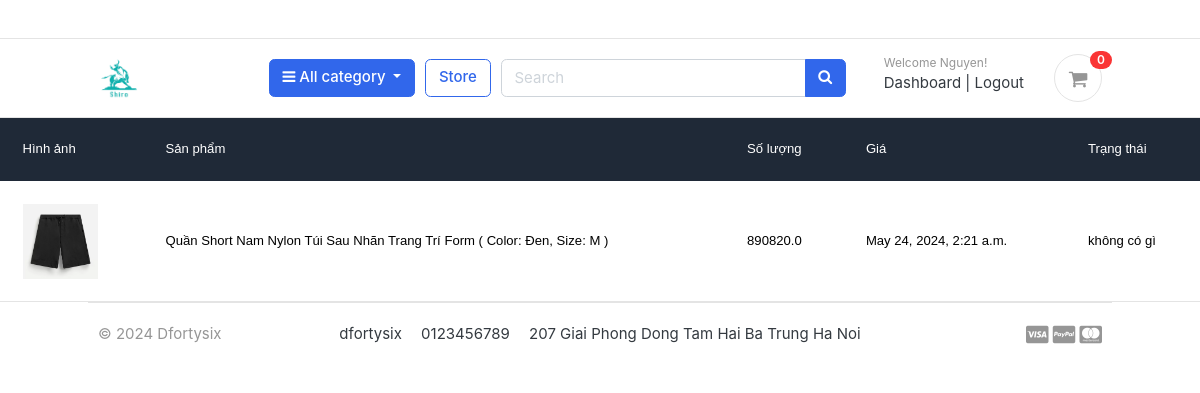
Screenshot of /accounts/dashboard/ORD20245241w109fxl66csbclq7o0z4bor5fso6pyn8890820.0 (signed in) with the database file from the repository.
### accounts/models.py (models this page shows, shortened)
class Account(AbstractBaseUser):
    first_name = models.CharField(max_length=50)
    last_name = models.CharField(max_length=50)
    username = models.CharField(max_length=50, unique=True)
    email = models.EmailField(max_length=100, unique=True)
    phone_number = models.CharField(max_length=50)
    date_joined = models.DateTimeField(auto_now_add=True)
    last_login = models.DateTimeField(auto_now_add=True)
    is_admin = models.BooleanField(default=False)
    is_staff = models.BooleanField(default=False)
    is_active = models.BooleanField(default=False)
    is_superadmin = models.BooleanField(default=False)
    USERNAME_FIELD = 'email'    # Trường quyêt định khi login
    REQUIRED_FIELDS = ['username', 'first_name', 'last_name']    # Các trường yêu cầu khi đk tài khoản (mặc định đã có email), mặc định có password
    objects = MyAccountManager()

### orders/models.py (models this page shows, shortened)
class OrderProduct(models.Model):
    order = models.ForeignKey(Order, on_delete=models.CASCADE)
    user = models.ForeignKey(Account, on_delete=models.CASCADE)
    product = models.ForeignKey(Product, on_delete=models.CASCADE)
    variations = models.ManyToManyField(Variation, blank=True)
    quantity = models.IntegerField()
    product_price = models.FloatField()
    ordered = models.BooleanField(default=False)
    created_at = models.DateTimeField(auto_now_add=True)
    updated_at = models.DateTimeField(auto_now=True)

class Order(models.Model):
    STATUS = (
        ('New', 'New'),
        ('Accepted', 'Accepted'),
        ('Completed', 'Completed'),
        ('Cancelled', 'Cancelled'),
    )
    user = models.ForeignKey(Account, on_delete=models.SET_NULL, null=True)
    order_number = models.CharField(max_length=20)
    first_name = models.CharField(max_length=50)
    last_name = models.CharField(max_length=50)
    phone = models.CharField(max_length=15)
    email = models.EmailField(max_length=50)
    address_line_1 = models.CharField(max_length=50)
    address_line_2 = models.CharField(max_length=50, blank=True)
    country = models.CharField(max_length=50)
    city = models.CharField(max_length=50)
    order_note = models.CharField(max_length=100, blank=True)
    order_total = models.FloatField()
    tax = models.FloatField()
    status = models.CharField(max_length=10, choices=STATUS, default='New')
    is_ordered = models.BooleanField(default=False)
    created_at = models.DateTimeField(auto_now_add=True)
    updated_at = models.DateTimeField(auto_now=True)

### store/models.py (models this page shows, shortened)
class Product(models.Model):
    product_name = models.CharField(max_length=200, unique=True)
    slug = models.SlugField(max_length=200, unique=True)
    description = models.TextField(max_length=500, blank=True)
    price = models.IntegerField()
    images = models.ImageField(upload_to='photos/products')
    stock = models.IntegerField()
    is_available = models.BooleanField(default=True)
    category = models.ForeignKey(Category, on_delete=models.CASCADE)    # Khi xóa category thì Product bị xóa
    created_date = models.DateTimeField(auto_now_add=True)
    modified_date = models.DateTimeField(auto_now=True)

class Variation(models.Model):
    product = models.ForeignKey(Product, on_delete=models.CASCADE)
    variation_category = models.CharField(max_length=100, choices=variation_category_choice)
    variation_value = models.CharField(max_length=100)
    is_active = models.BooleanField(default=True)
    created_date = models.DateTimeField(auto_now_add=True)
    objects = VariationManager()

### accounts/views.py (the view)
# urls.py: path('/dashboard/<order_number>',views.order_detail,name='order_detail'),
@login_required
def order_detail(request,order_number):
    order = Order.objects.get(user=request.user,order_number=order_number)
    order_products = OrderProduct.objects.all().filter(user=request.user,order=order)
    context = {
        'order': order,
        'order_products': order_products,
    }
    return render(request,'accounts/order_detail.html',context=context)

### carts/context_processors.py (called while the page is built)
def counter(request):
    if 'admin' in request.path:
        return {}
    else:
        try:
            if request.user.is_authenticated:
                cart_items = CartItem.objects.filter(user=request.user)
            else:
                cart = Cart.objects.get(cart_id=_cart_id(request=request))
                cart_items = CartItem.objects.filter(cart=cart)
            cart_count = sum([cart_item.quantity for cart_item in cart_items])
        except Cart.DoesNotExist:
            cart_count = 0
    return dict(cart_count=cart_count)

### templates/accounts/order_detail.html
{% extends 'base.html' %}
{% load static %}
{% block content %}
<div class="font-[sans-serif] overflow-x-auto">
      <table class="min-w-full bg-white">
        <thead class="bg-gray-800 whitespace-nowrap">
          <tr>
            <th class="p-4 text-left text-sm font-medium text-white">
              Hình ảnh
            </th>
            <th class="p-4 text-left text-sm font-medium text-white">
              Sản phẩm
            </th>
            <th class="p-4 text-left text-sm font-medium text-white">
              Số lượng
            </th>
            <th class="p-4 text-left text-sm font-medium text-white">
              Giá
            </th>
            <th class="p-4 text-left text-sm font-medium text-white">
              Trạng thái
            </th>
          </tr>
        </thead>
        <tbody class="whitespace-nowrap">
        {% for order_product in order_products %}
          <tr class="even:bg-blue-50">
            <td class="p-4 text-sm text-black">
             <img src="{{ order_product.product.images.url }}" class="w-20 h-20 object-cover" >
            </td>
            <td class="p-4 text-sm text-black">
              {{ order_product.product.product_name}} ({% for variation in order_product.variations.all %}
  {{variation.variation_category|capfirst}}: {{ variation.variation_value|capfirst }}{% if not forloop.last %}, {% endif %}
{% endfor %})
            </td>
            <td class="p-4 text-sm text-black">
              {{ order.order_total }}
            </td>
            <td class="p-4 text-sm text-black">
              {{ order.created_at }}
            </td>
            <td class="p-4 text-sm text-black">
              {{ order.order_note }}
            </td>
          </tr>
        {% endfor %}
        </tbody>
      </table>
    </div>
{% endblock %}

### templates/includes/navbar.html (shortened to what this page needs)
{% load static %}
<header class="section-header">
    <nav class="navbar p-md-0 navbar-expand-sm navbar-light border-bottom">
        <div class="container">
        </div>
    </nav>
    <section class="header-main border-bottom">
        <div class="container">
            <div class="row align-items-center">
                <div class="col-lg-2 col-md-3 col-6">
                    <a href="{% url 'home' %}" class="brand-wrap">
                        <img class="logo width" src="{% static './images/logoshiro.png' %}">
                    </a>
                </div>
                <div class="col-lg col-sm col-md col-6 flex-grow-0">
                    <div class="category-wrap dropdown d-inline-block float-right">
                        <button type="button" class="btn btn-primary text-white dropdown-toggle" data-toggle="dropdown">
                            <i class="fa fa-bars"></i> All category
                        </button>
                    </div>
                </div>
                <a href="{% url 'store' %}" class="btn btn-outline-primary">Store</a>
                <div class="col-lg  col-md-6 col-sm-12 col">
                    <form action="{% url 'store' %}" class="search" value ={{query}} method="GET">
                        <div class="input-group w-100">
                            <input type="text" class="form-control" style="width:60%;" placeholder="Search" name="q" value="{{ q }}">
                            <div class="input-group-append">
                                <button class="btn btn-primary text-white" type="submit">
                                    <i class="fa fa-search"></i>
                                </button>
                            </div>
                        </div>
                    </form>
                </div>
                <div class="col-lg-3 col-sm-6 col-8 order-2 order-lg-3">
                    <div class="d-flex justify-content-end mb-3 mb-lg-0">
                        {% if user.id is None %}
                        <div class="widget-header">
                            <small class="title text-muted">Welcome guest!</small>
                            <div>
                                <a href="{% url 'login' %}">Log in</a> <span class="dark-transp"> | </span>
                                <a href="{% url 'register' %}"> Register</a>
                            </div>
                        </div>
                        {% else %}
                        <div class="widget-header">
                            <small class="title text-muted">Welcome {{ user.first_name }}!</small>
                            <div>
                                <a href="{% url 'dashboard' %} ">Dashboard</a> <span class="dark-transp"> | </span>
                                <a href="{% url 'logout' %}"> Logout</a>
                            </div>
                        </div>
                        {% endif %}
                        <a href="{% url 'cart' %}" class="widget-header pl-3 ml-3">
                            <div class="icon icon-sm rounded-circle border"><i class="fa fa-shopping-cart"></i>
                            </div>
                            <span class="badge badge-pill badge-danger notify">{{ cart_count }}</span>
                        </a>
                    </div>
                </div>
            </div>
        </div>
    </section>
</header>

### static/css/ui.css (style rules this page uses)
html { font-family: "Inter", sans-serif; font-size: 15px; }
.icon-xs, .icon-sm, .icon-md, .icon-lg { display: inline-block; text-align: center; flex-shrink: 0; flex-grow: 0; }
.icon-sm { width: 48px; height: 48px; line-height: 48px !important; font-size: 20px; }
.bg-white { background-color: #fff; }
.header-main { position: relative; padding-top: 1rem; padding-bottom: 1rem; }
.brand-wrap .logo, .navbar-brand .logo { margin-right: 7px; max-height: 42px; display: inline-block; }
.widget-header { display: inline-block; vertical-align: middle; position: relative; }
.widget-header a { color: #343a40; }
.widget-header i { color: #969696; }
.widget-header .title { display: block; }
.widget-header .notify { position: absolute; top: -3px; right: -10px; }
.notify { position: absolute; top: -4px; right: -10px; display: inline-block; padding: 0.25em 0.6em; font-size: 12px; line-height: 1; text-align: center; border-radius: 3rem; color: #fff; background-color: #fa3434; }

### rows the page displays
Account: first_name "Nguyen"
OrderProduct: product.images (picture), product.product_name "Quần Short Nam Nylon Túi Sau Nhãn Trang Trí Form"
Variation: variation_category "Color", variation_value "Đen"
Variation: variation_category "Size", variation_value "M"
Order: order_total "890820.0", created_at "May 24, 2024, 2:21 a.m.", order_note "không có gì"

### other values shown
{{ cart_count }} "0"
